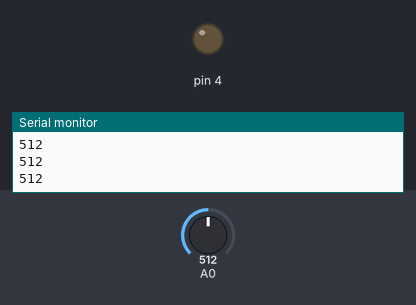
Simulated run of this sketch. Board: Arduino Uno, built with avr-gcc and run on an emulated ATmega328P. On the bench: output pins drawn as LEDs (lit = HIGH), the last lines printed to the serial monitor. Inputs (shaded band) come from the test bench; at power-on: A0 = 512.

Above: at 1.2 s.
1.3 s: A0 set to 313
2.8 s: A0 set to 292
At 4.2 s:
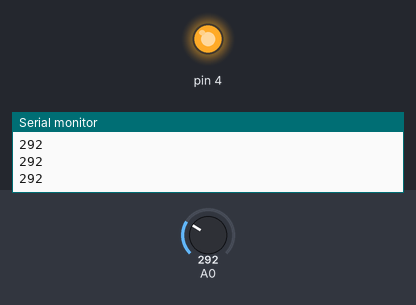
4.5 s: A0 set to 306
At 5.7 s:
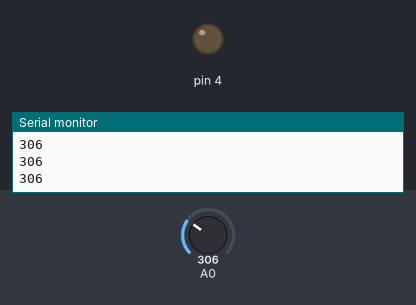
6.3 s: A0 set to 290
At 7.2 s:
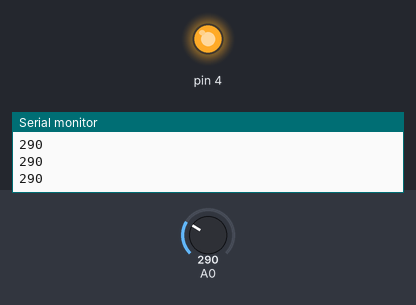
Timing chart, 0 to 9.1 s (numbered marks = the images above; inputs shaded):
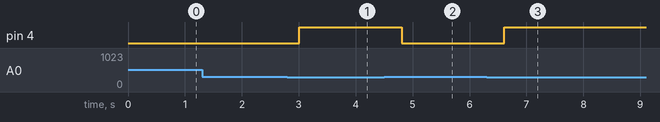

The sketch:

lightingcontrol.ino
```cpp
void setup(){
  pinMode(4,OUTPUT);                 //핀 4번을 출력으로
  Serial.begin(9600);                //시리얼통신설정

}

void loop(){

  int a = analogRead(A0);            //data변수에 조도 센서 측정값 저장

  delay(200);
  if(a>300)digitalWrite(4,LOW);      //a가 300이 넘으면 4번핀에 LOW값
  else digitalWrite(4,HIGH);         //a가 300이 안넘으면 4번핀에 HIGH값

  Serial.println(a);                 //측정값에 따라 나온 결과값 출력
}
```

Measured:
- the behaviour switches between 301 and 300 on A0 (found by bisection; images 0 and 1)
- after the input at 2.8 s, pin 4: LOW → HIGH after 0.20 s
- after the input at 4.5 s, pin 4: HIGH → LOW after 0.31 s
- after the input at 6.3 s, pin 4: LOW → HIGH after 0.31 s
